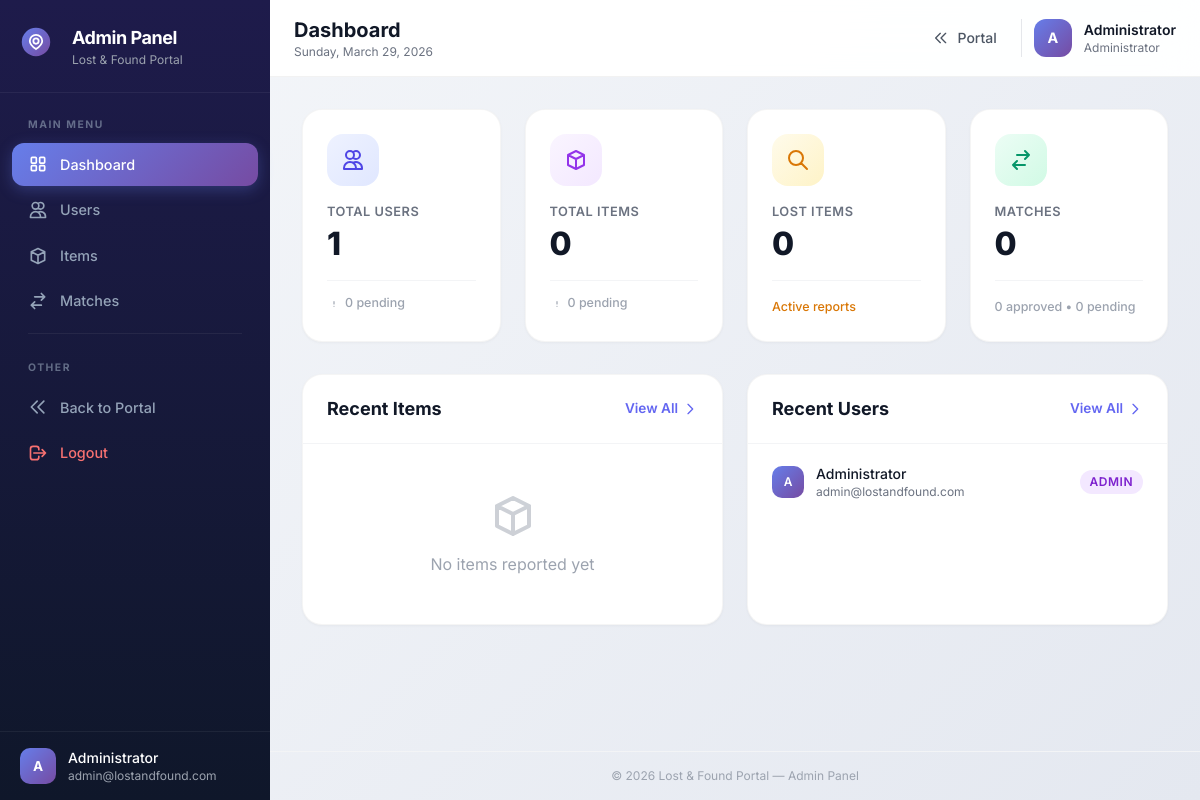
Page /views/admin/dashboard.php (signed in) on the committed database.
### tables this page shows
CREATE TABLE IF NOT EXISTS users (
    id INT PRIMARY KEY AUTO_INCREMENT,
    name VARCHAR(100) NOT NULL,
    email VARCHAR(100) UNIQUE NOT NULL,
    password VARCHAR(255) NOT NULL,
    phone VARCHAR(20),
    role ENUM('user', 'admin') DEFAULT 'user',
    verified BOOLEAN DEFAULT FALSE,
    created_at TIMESTAMP DEFAULT CURRENT_TIMESTAMP,
    updated_at TIMESTAMP DEFAULT CURRENT_TIMESTAMP ON UPDATE CURRENT_TIMESTAMP,
    INDEX idx_email (email),
    INDEX idx_role (role)
);

### config/database.php (called while the page is built, shortened)
<?php
class Database {
    private static $instance = null;
    private $connection;
    private $host = 'localhost';
    private $name = 'lost_and_found_db';
    private $user = 'root';
    private $pass = '';
    private $charset = 'utf8mb4';
    private function __construct() {
        try {
            $dsn = "mysql:host={$this->host};dbname={$this->name};charset={$this->charset}";
            $options = [
                PDO::ATTR_ERRMODE => PDO::ERRMODE_EXCEPTION,
                PDO::ATTR_DEFAULT_FETCH_MODE => PDO::FETCH_ASSOC,
                PDO::ATTR_EMULATE_PREPARES => true,
                PDO::MYSQL_ATTR_INIT_COMMAND => "SET NAMES utf8mb4 COLLATE utf8mb4_unicode_ci"
            ];
            $this->connection = new PDO($dsn, $this->user, $this->pass, $options);
        } catch (PDOException $e) {
            error_log("Database connection failed: " . $e->getMessage());
            throw new Exception("Database connection failed. Please check your configuration.");
        }
    }
    public static function getInstance() {
        if (self::$instance === null) {
            self::$instance = new self();
        }
        return self::$instance;
    }
    public function query($sql, $params = []) {
        try {
            $stmt = $this->connection->prepare($sql);
            foreach ($params as $key => $value) {
                $type = PDO::PARAM_STR;
                if (is_int($value)) {
                    $type = PDO::PARAM_INT;
                } elseif (is_bool($value)) {
                    $type = PDO::PARAM_BOOL;
                } elseif (is_null($value)) {
                    $type = PDO::PARAM_NULL;
                }
                $paramKey = is_int($key) ? $key + 1 : (strpos($key, ':') === 0 ? $key : ':' . $key);
                $stmt->bindValue($paramKey, $value, $type);
            }
            $stmt->execute();
            return $stmt;
        } catch (PDOException $e) {
            error_log("Query failed: " . $e->getMessage());
            throw new Exception("Database query failed.");
        }
    }
    public function fetchOne($sql, $params = []) {
        return $this->query($sql, $params)->fetch();
    }
    public function fetchAll($sql, $params = []) {
        return $this->query($sql, $params)->fetchAll();
    }
}
function getDB() {
    return Database::getInstance();
}

### models/User.php (called while the page is built, shortened)
<?php
class User {
    private $db;
    public function __construct() {
        $this->db = getDB();
    }
    public function getAll($limit = 100, $offset = 0) {
        return $this->db->fetchAll(
            "SELECT id, name, email, role, verified, created_at FROM users ORDER BY created_at DESC LIMIT :limit OFFSET :offset",
            ['limit' => $limit, 'offset' => $offset]
        );
    }
    public function count($role = null) {
        if ($role) {
            return $this->db->fetchOne("SELECT COUNT(*) as count FROM users WHERE role = :role", ['role' => $role])['count'];
        }
        return $this->db->fetchOne("SELECT COUNT(*) as count FROM users")['count'];
    }
    public function getUnverified() {
        return $this->db->fetchAll("SELECT * FROM users WHERE verified = 0 AND role = 'user'");
    }
}

### models/Item.php (called while the page is built, shortened)
<?php
class Item {
    private $db;
    public function __construct() {
        $this->db = getDB();
    }
    public function getStats() {
        $lost = $this->db->fetchOne("SELECT COUNT(*) as count FROM items WHERE type = 'lost'")['count'];
        $found = $this->db->fetchOne("SELECT COUNT(*) as count FROM items WHERE type = 'found'")['count'];
        $matched = $this->db->fetchOne("SELECT COUNT(*) as count FROM items WHERE status = 'matched'")['count'];
        $pending = $this->db->fetchOne("SELECT COUNT(*) as count FROM items WHERE status = 'pending'")['count'];
        return [
            'lost' => $lost,
            'found' => $found,
            'matched' => $matched,
            'pending' => $pending,
            'total' => $lost + $found
        ];
    }
}

### models/Match.php (called while the page is built, shortened)
<?php
class MatchModel {
    private $db;
    public function __construct() {
        $this->db = getDB();
    }
    public function count($status = null) {
        if ($status) {
            return $this->db->fetchOne("SELECT COUNT(*) as count FROM `matches` WHERE status = :status", ['status' => $status])['count'];
        }
        return $this->db->fetchOne("SELECT COUNT(*) as count FROM `matches`")['count'];
    }
}

### views/admin/dashboard.php (the view, shortened to what this page needs)
<?php
require_once '../../config/database.php';
require_once '../../models/User.php';
require_once '../../models/Item.php';
require_once '../../models/Match.php';
$userModel = new User();
$itemModel = new Item();
$matchModel = new MatchModel();
$stats = [
    'users' => [
        'total' => $userModel->count(),
        'admins' => $userModel->count('admin'),
        'unverified' => count($userModel->getUnverified())
    ],
    'items' => $itemModel->getStats(),
    'matches' => [
        'pending' => $matchModel->count('pending'),
        'approved' => $matchModel->count('approved'),
        'total' => $matchModel->count()
    ]
];
$recentItems = $itemModel->getRecent(5);
$recentUsers = $userModel->getAll(5, 0);
?>
<div class="grid grid-cols-1 sm:grid-cols-2 lg:grid-cols-4 gap-4 sm:gap-6 mb-8">
    <div class="admin-stat-card">
        <div class="admin-stat-icon admin-stat-icon-indigo">
            <svg class="w-6 h-6" fill="none" stroke="currentColor" viewBox="0 0 24 24">
                <path stroke-linecap="round" stroke-linejoin="round" stroke-width="2" d="M12 4.354a4 4 0 110 5.292M15 21H3v-1a6 6 0 0112 0v1zm0 0h6v-1a6 6 0 00-9-5.197M13 7a4 4 0 11-8 0 4 4 0 018 0z"/>
            </svg>
        </div>
        <div class="admin-stat-content">
            <p class="admin-stat-label">Total Users</p>
            <p class="admin-stat-number"><?= $stats['users']['total'] ?></p>
        </div>
        <div class="admin-stat-footer">
            <span class="admin-stat-meta">
                <svg class="w-3.5 h-3.5" fill="none" stroke="currentColor" viewBox="0 0 24 24"><path stroke-linecap="round" stroke-linejoin="round" stroke-width="2" d="M12 8v4m0 4h.01"/></svg>
                <?= $stats['users']['unverified'] ?> pending
            </span>
        </div>
    </div>
    <div class="admin-stat-card">
        <div class="admin-stat-icon admin-stat-icon-purple">
            <svg class="w-6 h-6" fill="none" stroke="currentColor" viewBox="0 0 24 24">
                <path stroke-linecap="round" stroke-linejoin="round" stroke-width="2" d="M20 7l-8-4-8 4m16 0l-8 4m8-4v10l-8 4m0-10L4 7m8 4v10M4 7v10l8 4"/>
            </svg>
        </div>
        <div class="admin-stat-content">
            <p class="admin-stat-label">Total Items</p>
            <p class="admin-stat-number"><?= $stats['items']['total'] ?></p>
        </div>
        <div class="admin-stat-footer">
            <span class="admin-stat-meta">
                <svg class="w-3.5 h-3.5" fill="none" stroke="currentColor" viewBox="0 0 24 24"><path stroke-linecap="round" stroke-linejoin="round" stroke-width="2" d="M12 8v4m0 4h.01"/></svg>
                <?= $stats['items']['pending'] ?> pending
            </span>
        </div>
    </div>
    <div class="admin-stat-card">
        <div class="admin-stat-icon admin-stat-icon-amber">
            <svg class="w-6 h-6" fill="none" stroke="currentColor" viewBox="0 0 24 24">
                <path stroke-linecap="round" stroke-linejoin="round" stroke-width="2" d="M21 21l-6-6m2-5a7 7 0 11-14 0 7 7 0 0114 0z"/>
            </svg>
        </div>
        <div class="admin-stat-content">
            <p class="admin-stat-label">Lost Items</p>
            <p class="admin-stat-number"><?= $stats['items']['lost'] ?></p>
        </div>
        <div class="admin-stat-footer">
            <span class="admin-stat-meta text-amber-600">Active reports</span>
        </div>
    </div>
    <div class="admin-stat-card">
        <div class="admin-stat-icon admin-stat-icon-emerald">
            <svg class="w-6 h-6" fill="none" stroke="currentColor" viewBox="0 0 24 24">
                <path stroke-linecap="round" stroke-linejoin="round" stroke-width="2" d="M8 7h12m0 0l-4-4m4 4l-4 4m0 6H4m0 0l4 4m-4-4l4-4"/>
            </svg>
        </div>
        <div class="admin-stat-content">
            <p class="admin-stat-label">Matches</p>
            <p class="admin-stat-number"><?= $stats['matches']['total'] ?></p>
        </div>
        <div class="admin-stat-footer">
            <span class="admin-stat-meta">
                <?= $stats['matches']['approved'] ?> approved &bull; <?= $stats['matches']['pending'] ?> pending
            </span>
        </div>
    </div>
</div>
<div class="grid grid-cols-1 lg:grid-cols-2 gap-6">
    <div class="admin-content-card">
        <div class="admin-content-card-header">
            <h2 class="text-lg font-bold text-gray-900">Recent Items</h2>
            <a href="items.php" class="admin-view-all-link">
                View All
                <svg class="w-4 h-4" fill="none" stroke="currentColor" viewBox="0 0 24 24"><path stroke-linecap="round" stroke-linejoin="round" stroke-width="2" d="M9 5l7 7-7 7"/></svg>
            </a>
        </div>
        <?php if (empty($recentItems)): ?>
        <div class="text-center py-12 text-gray-400">
            <svg class="w-12 h-12 mx-auto mb-3 opacity-50" fill="none" stroke="currentColor" viewBox="0 0 24 24"><path stroke-linecap="round" stroke-linejoin="round" stroke-width="2" d="M20 7l-8-4-8 4m16 0l-8 4m8-4v10l-8 4m0-10L4 7m8 4v10M4 7v10l8 4"/></svg>
            <p>No items reported yet</p>
        </div>
        <?php endif; ?>
    </div>
    <div class="admin-content-card">
        <div class="admin-content-card-header">
            <h2 class="text-lg font-bold text-gray-900">Recent Users</h2>
            <a href="users.php" class="admin-view-all-link">
                View All
                <svg class="w-4 h-4" fill="none" stroke="currentColor" viewBox="0 0 24 24"><path stroke-linecap="round" stroke-linejoin="round" stroke-width="2" d="M9 5l7 7-7 7"/></svg>
            </a>
        </div>
        <?php if (empty($recentUsers)): ?>
        <div class="text-center py-12 text-gray-400">
            <svg class="w-12 h-12 mx-auto mb-3 opacity-50" fill="none" stroke="currentColor" viewBox="0 0 24 24"><path stroke-linecap="round" stroke-linejoin="round" stroke-width="2" d="M12 4.354a4 4 0 110 5.292M15 21H3v-1a6 6 0 0112 0v1zm0 0h6v-1a6 6 0 00-9-5.197M13 7a4 4 0 11-8 0 4 4 0 018 0z"/></svg>
            <p>No users registered</p>
        </div>
        <?php else: ?>
        <div class="admin-list">
            <?php foreach ($recentUsers as $user): ?>
            <div class="admin-list-item">
                <div class="admin-avatar-small"><?= strtoupper(substr($user['name'], 0, 1)) ?></div>
                <div class="flex-1 min-w-0">
                    <p class="font-medium text-gray-900 truncate text-sm"><?= htmlspecialchars($user['name']) ?></p>
                    <p class="text-xs text-gray-500 truncate"><?= htmlspecialchars($user['email']) ?></p>
                </div>
                <div class="flex items-center gap-2 flex-shrink-0">
                    <span class="badge <?= $user['role'] === 'admin' ? 'bg-purple-100 text-purple-700' : 'bg-blue-100 text-blue-700' ?> text-xs"><?= $user['role'] ?></span>
                </div>
            </div>
            <?php endforeach; ?>
        </div>
        <?php endif; ?>
    </div>
</div>
<?php
include '../layouts/admin_layout.php';
?>

### rows in the picture
users: name "A", name "Administrator", email "admin@lostandfound.com", role "ADMIN"

### other values in the picture
substr($_SESSION['name'] ?? 'A', 0, 1) "A"
$_SESSION['name'] "Administrator"
$_SESSION['email'] "admin@lostandfound.com"
$pageTitle "Dashboard"
$stats['users']['total'] "1"
$stats['users']['unverified'] "0"
$stats['items']['total'] "0"
$stats['items']['pending'] "0"
$stats['items']['lost'] "0"
$stats['matches']['total'] "0"
$stats['matches']['approved'] "0"
$stats['matches']['pending'] "0"
